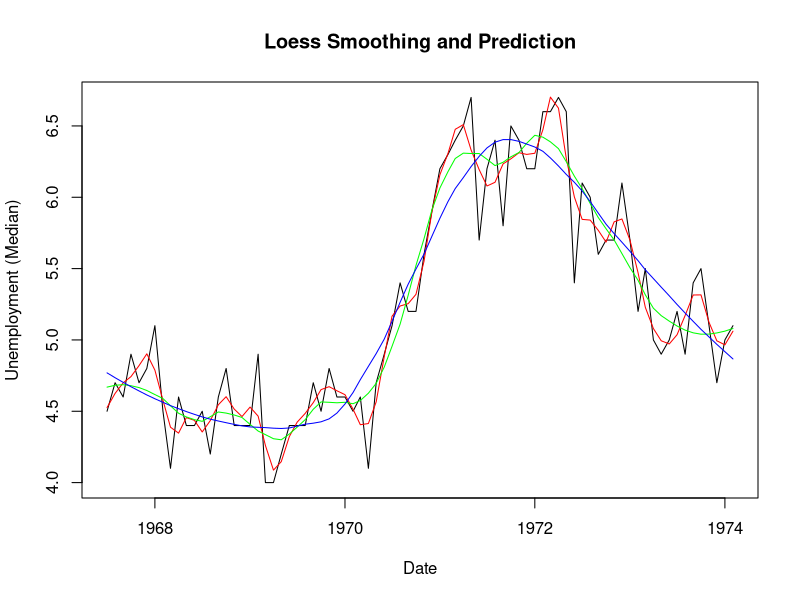
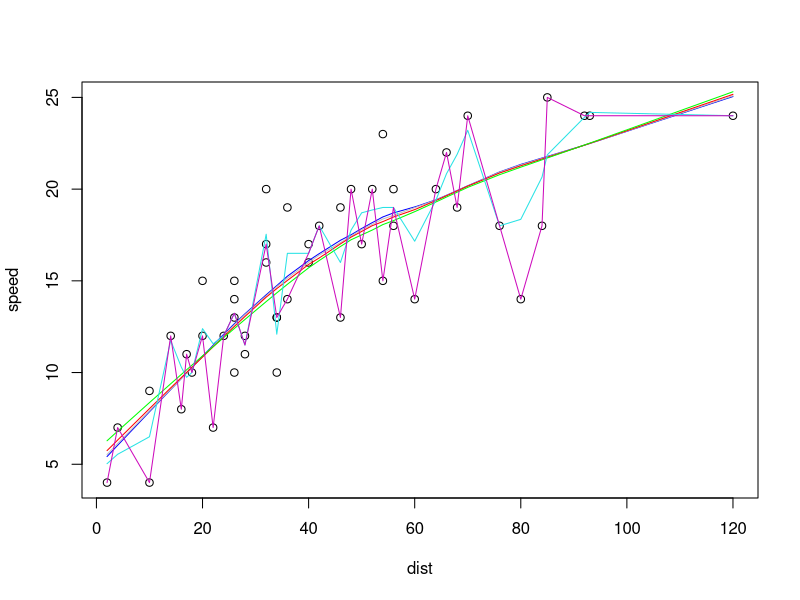

The R script that drew these images, in order:
# LOESS Example from:
# http://r-statistics.co/Loess-Regression-With-R.html
data(economics, package="ggplot2") # load data
economics$index <- 1:nrow(economics) # create index variable
economics <- economics[1:80, ] # retail 80rows for better graphical understanding
loessMod10 <- loess(uempmed ~ index, data=economics, span=0.10) # 10% smoothing span
loessMod25 <- loess(uempmed ~ index, data=economics, span=0.25) # 25% smoothing span
loessMod50 <- loess(uempmed ~ index, data=economics, span=0.50) # 50% smoothing span
# Predict Loess
smoothed10 <- predict(loessMod10)
smoothed25 <- predict(loessMod25)
smoothed50 <- predict(loessMod50)
# From above plot, you would notice that as the span increases, the smoothing of the curve also increases.
# Code for Plot
# Plot it
plot(economics$uempmed, x=economics$date, type="l", main="Loess Smoothing and Prediction",
     xlab="Date", ylab="Unemployment (Median)")
lines(smoothed10, x=economics$date, col="red")
lines(smoothed25, x=economics$date, col="green")
lines(smoothed50, x=economics$date, col="blue")


#LOWESS car example
library(stats)
cars<-cars
str(cars)
plot(speed~dist, data=cars)
lowess(cars$speed ~cars$dist)
lines(lowess(cars$speed~cars$dist, f=2/3), col="blue")
lines(lowess(cars$speed~cars$dist, f=.75), col="gray")
lines(lowess(cars$speed~cars$dist, f=.8), col="red")
lines(lowess(cars$speed~cars$dist, f=.9), col="green")
lines(lowess(cars$speed~cars$dist, f=.1), col=5)
lines(lowess(cars$speed~cars$dist, f=.01), col=6)


#LDA with Iris dta
library(MASS)
names(iris)
dim(iris)
head(iris)
set.seed(555)
Train<-sample(1:nrow(iris), nrow(iris)/2)
iris_Train<-iris[Train,]
iris_Test<-iris[-Train,]
fit1<-lda(Species~Sepal.Length+Sepal.Width+Petal.Length+Petal.Width, data=iris_Train)
predict1<-predict(fit1, iris_Test)
predict1_class<-predict1$class
table1 <- table(predict1_class, iris_Train$Species)
table1
sum(diag(table1))/sum(table1)
